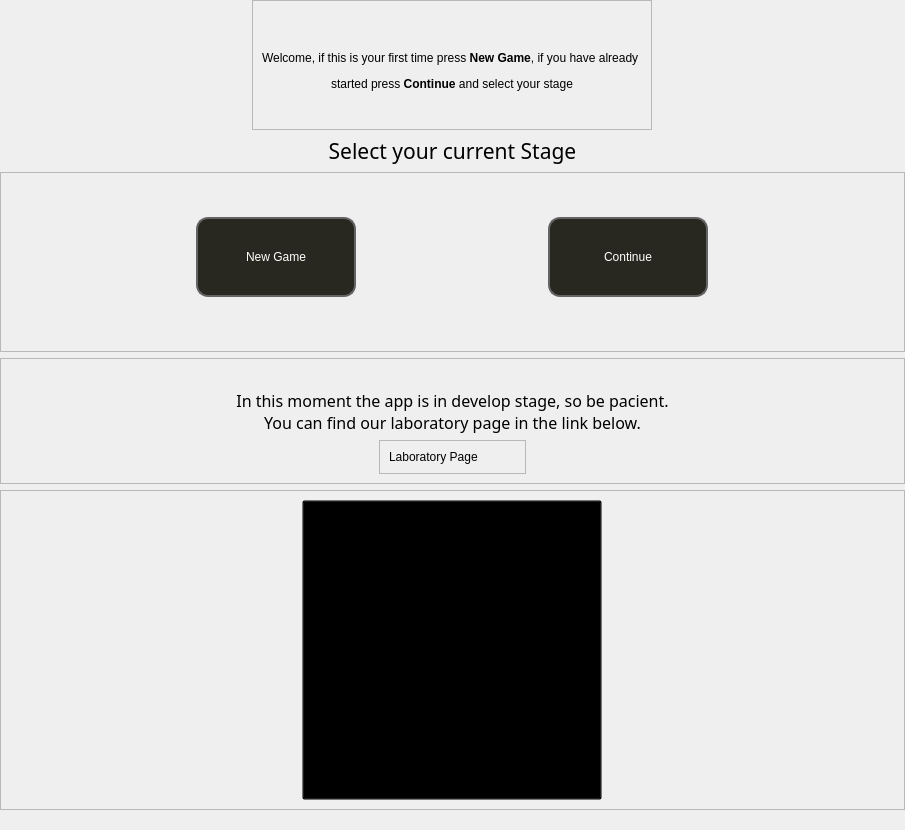
            <widget class="QWidget" name="homePage">
             <layout class="QVBoxLayout" name="verticalLayout_6">
              <property name="leftMargin">
               <number>0</number>
              </property>
              <property name="topMargin">
               <number>0</number>
              </property>
              <property name="rightMargin">
               <number>0</number>
              </property>
              <property name="bottomMargin">
               <number>20</number>
              </property>
              <item alignment="Qt::AlignHCenter">
               <widget class="QFrame" name="top_frame_home">
                <property name="maximumSize">
                 <size>
                  <width>1000</width>
                  <height>130</height>
                 </size>
                </property>
                <property name="frameShape">
                 <enum>QFrame::StyledPanel</enum>
                </property>
                <property name="frameShadow">
                 <enum>QFrame::Raised</enum>
                </property>
                <layout class="QVBoxLayout" name="verticalLayout_7">
                 <property name="topMargin">
                  <number>20</number>
                 </property>
                 <property name="bottomMargin">
                  <number>30</number>
                 </property>
                 <item alignment="Qt::AlignTop">
                  <widget class="QLabel" name="top_label_2">
                   <property name="minimumSize">
                    <size>
                     <width>0</width>
                     <height>100</height>
                    </size>
                   </property>
                   <property name="maximumSize">
                    <size>
                     <width>16777215</width>
                     <height>100</height>
                    </size>
                   </property>
                   <property name="text">
                    <string>&lt;html&gt;&lt;head/&gt;&lt;body&gt;&lt;p&gt;Welcome, if this is your first time press &lt;span style=&quot; font-weight:600;&quot;&gt;New Game&lt;/span&gt;, if you have already &lt;/p&gt;&lt;p align=&quot;center&quot;&gt;started press &lt;span style=&quot; font-weight:600;&quot;&gt;Continue&lt;/span&gt; and select your stage&lt;/p&gt;&lt;/body&gt;&lt;/html&gt;</string>
                   </property>
                  </widget>
                 </item>
                </layout>
               </widget>
              </item>
              <item>
               <widget class="QLabel" name="label_9">
                <property name="font">
                 <font>
                  <family>Eight Bit Dragon</family>
                  <pointsize>16</pointsize>
                  <weight>50</weight>
                  <italic>false</italic>
                  <bold>false</bold>
                 </font>
                </property>
                <property name="styleSheet">
                 <string notr="true">font: 16pt &quot;Eight Bit Dragon&quot;;</string>
                </property>
                <property name="text">
                 <string>&lt;html&gt;&lt;head/&gt;&lt;body&gt;&lt;p align=&quot;center&quot;&gt;Select your current Stage&lt;/p&gt;&lt;/body&gt;&lt;/html&gt;</string>
                </property>
               </widget>
              </item>
              <item>
               <widget class="QFrame" name="mid_frame_home">
                <property name="sizePolicy">
                 <sizepolicy hsizetype="Maximum" vsizetype="Maximum">
                  <horstretch>0</horstretch>
                  <verstretch>0</verstretch>
                 </sizepolicy>
                </property>
                <property name="minimumSize">
                 <size>
                  <width>905</width>
                  <height>180</height>
                 </size>
                </property>
                <property name="styleSheet">
                 <string notr="true">QPushButton{
font: 14pt &quot;Eight Bit Dragon&quot;;
color: rgb(255, 255, 255);
border: 2px solid black;
background-color: rgb(40,40, 32);
border-color: rgb(100, 100, 100);
border-radius: 12px;
}
QPushButton:hover{
color: rgb(255, 255, 255);
border: 1px solid;
background-color: rgb(80, 80, 80);
border-color: rgb(64, 64, 64);
border-radius: 12px;
}</string>
                </property>
                <property name="frameShape">
                 <enum>QFrame::StyledPanel</enum>
                </property>
                <property name="frameShadow">
                 <enum>QFrame::Raised</enum>
                </property>
                <layout class="QHBoxLayout" name="horizontalLayout_8">
                 <property name="topMargin">
                  <number>0</number>
                 </property>
                 <item>
                  <widget class="QPushButton" name="newgameButton">
                   <property name="maximumSize">
                    <size>
                     <width>160</width>
                     <height>80</height>
                    </size>
                   </property>
                   <property name="text">
                    <string>New Game</string>
                   </property>
                  </widget>
                 </item>
                 <item>
                  <widget class="QPushButton" name="continueButton">
                   <property name="maximumSize">
                    <size>
                     <width>160</width>
                     <height>80</height>
                    </size>
                   </property>
                   <property name="text">
                    <string>Continue</string>
                   </property>
                  </widget>
                 </item>
                </layout>
               </widget>
              </item>
              <item alignment="Qt::AlignTop">
               <widget class="QFrame" name="frame">
                <property name="frameShape">
                 <enum>QFrame::StyledPanel</enum>
                </property>
                <property name="frameShadow">
                 <enum>QFrame::Raised</enum>
                </property>
                <layout class="QVBoxLayout" name="verticalLayout_8">
                 <property name="topMargin">
                  <number>30</number>
                 </property>
                 <item>
                  <widget class="QLabel" name="label_2">
                   <property name="font">
                    <font>
                     <family>Eight Bit Dragon</family>
                     <pointsize>12</pointsize>
                     <weight>50</weight>
                     <italic>false</italic>
                     <bold>false</bold>
                    </font>
                   </property>
                   <property name="text">
                    <string>In this moment the app is in develop stage, so be pacient. 
You can find our laboratory page in the link below.</string>
                   </property>
                   <property name="alignment">
                    <set>Qt::AlignCenter</set>
                   </property>
                  </widget>
                 </item>
                 <item alignment="Qt::AlignHCenter">
                  <widget class="QFrame" name="frame_2">
                   <property name="frameShape">
                    <enum>QFrame::StyledPanel</enum>
                   </property>
                   <property name="frameShadow">
                    <enum>QFrame::Raised</enum>
                   </property>
                   <layout class="QHBoxLayout" name="horizontalLayout_9">
                    <item>
                     <widget class="QLabel" name="label">
                      <property name="text">
                       <string>Laboratory Page</string>
                      </property>
                     </widget>
                    </item>
                    <item>
                     <widget class="QPushButton" name="pushButton_2">
                      <property name="styleSheet">
                       <string notr="true">border: none;</string>
                      </property>
                      <property name="text">
                       <string/>
                      </property>
                      <property name="icon">
                       <iconset resource="resources.qrc">
                        <normaloff>:/icons/icons/external-link.svg</normaloff>:/icons/icons/external-link.svg</iconset>
                      </property>
                     </widget>
                    </item>
                   </layout>
                  </widget>
                 </item>
                </layout>
               </widget>
              </item>
              <item>
               <widget class="QFrame" name="labicon_frame">
                <property name="frameShape">
                 <enum>QFrame::StyledPanel</enum>
                </property>
                <property name="frameShadow">
                 <enum>QFrame::Raised</enum>
                </property>
                <layout class="QVBoxLayout" name="verticalLayout_16">
                 <item alignment="Qt::AlignHCenter|Qt::AlignTop">
                  <widget class="QPushButton" name="labiconButton">
                   <property name="sizePolicy">
                    <sizepolicy hsizetype="Fixed" vsizetype="Fixed">
                     <horstretch>0</horstretch>
                     <verstretch>0</verstretch>
                    </sizepolicy>
                   </property>
                   <property name="minimumSize">
                    <size>
                     <width>300</width>
                     <height>300</height>
                    </size>
                   </property>
                   <property name="maximumSize">
                    <size>
                     <width>200</width>
                     <height>200</height>
                    </size>
                   </property>
                   <property name="styleSheet">
                    <string notr="true">*{
background-color: transparent;
}
QPushButton:hover{
	
	
	
	icon: url(:/logo/icons/Lab2.png);
	
	
}</string>
                   </property>
                   <property name="text">
                    <string/>
                   </property>
                   <property name="icon">
                    <iconset resource="resources.qrc">
                     <normaloff>:/logo/Lab1.png</normaloff>:/logo/Lab1.png</iconset>
                   </property>
                   <property name="iconSize">
                    <size>
                     <width>720</width>
                     <height>300</height>
                    </size>
                   </property>
                  </widget>
                 </item>
                </layout>
               </widget>
              </item>
             </layout>
            </widget>
